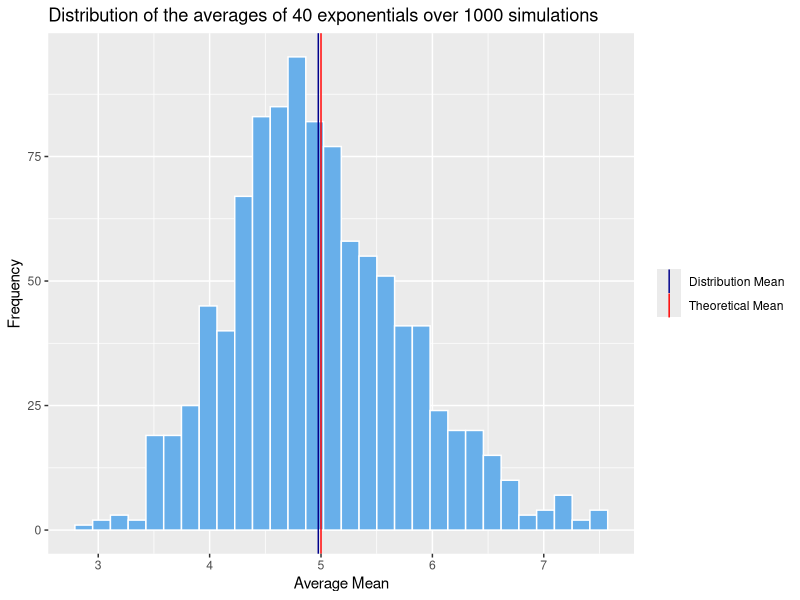
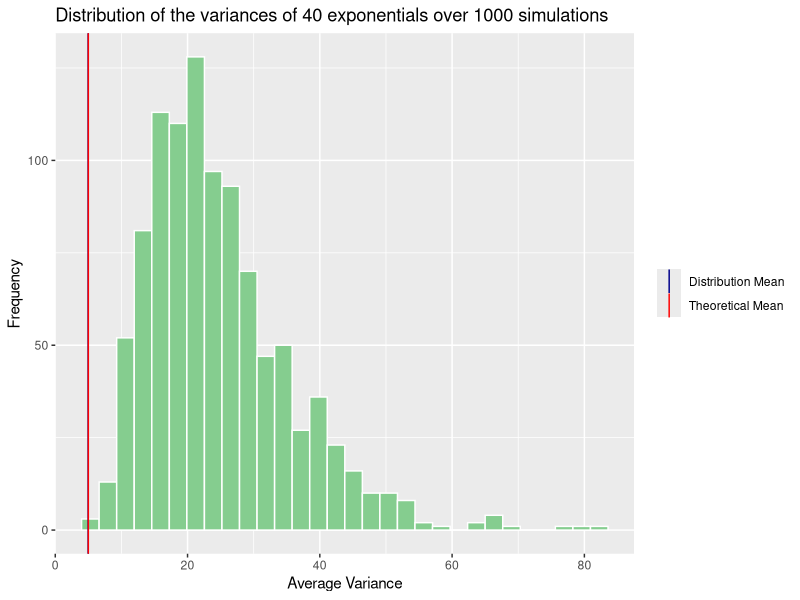

R code for these plots, in order:
## ---- chunk 1
knitr::opts_chunk$set(echo = TRUE)
## ---- chunk 2
        library(ggplot2)
        lambda <- 0.2
## ---- chunk 3
        ## Simulate 40 exponentials one thousand times and find the average means and variances.
                means <- NULL
                for (i in 1:1000) means = c(means, mean(rexp(40, 0.2)))
        
                vars <- NULL
                for (i in 1:1000) vars = c(vars, sd(rexp(40, 0.2))^2)

        ## Convert to dataframes to be used in ggplot2
                mns <- data.frame(means)
                vrs <- data.frame(vars)
## ---- chunk 4
        ## Calculate the distribution and theoretical means and store in a dataframe to be used in ggplot
                distMean <- mean(means)
                theoMean <- 1/lambda

                central_means <- data.frame(statistic = c("Distribution Mean", "Theoretical Mean"),
                             value = c(distMean, theoMean))
                
        ## Plot the average means on a histogram and compare to the theoretical mean
                ggplot(mns, aes(x=means)) + 
                        geom_histogram(col = "white", fill = "#68AFEA") +
                        scale_x_continuous(breaks=seq(0, 10, 1)) +
                        geom_vline(data = central_means, aes(xintercept = value, color = statistic)) +
                        scale_color_manual(values = c("dark blue", "red"), name = NULL) +
                        #geom_text(aes(label = paste(central_means$statistic, " = ", central_means$value)), 
                                  #size = 3, parse = TRUE) +
                        labs(title="Distribution of the averages of 40 exponentials over 1000 simulations", 
                             x = "Average Mean", y = "Frequency")

## ---- chunk 5
        ## Calculate the distribution and theoretical variances and store in a dataframe to be used in ggplot
                distVar <- mean(vars)
                theoVar <- (1/lambda)^2
                
                central_mean_var <- data.frame(statistic = c("Distribution Mean", "Theoretical Mean"),
                             value = c(distMean, theoMean))
                
        ## Plot the average variances on a histogram and compare to the theoretical variance
                ggplot(vrs, aes(x=vars)) + 
                        geom_histogram(col = "white", fill = "#85CD8F") +
                        #scale_x_continuous(breaks=seq(0, 120, 1)) +
                        geom_vline(data = central_mean_var, aes(xintercept = value, color = statistic)) +
                        scale_color_manual(values = c("dark blue", "red"), name = NULL) +
                        labs(title="Distribution of the variances of 40 exponentials over 1000 simulations", 
                             x = "Average Variance", y = "Frequency")
                        
                        
